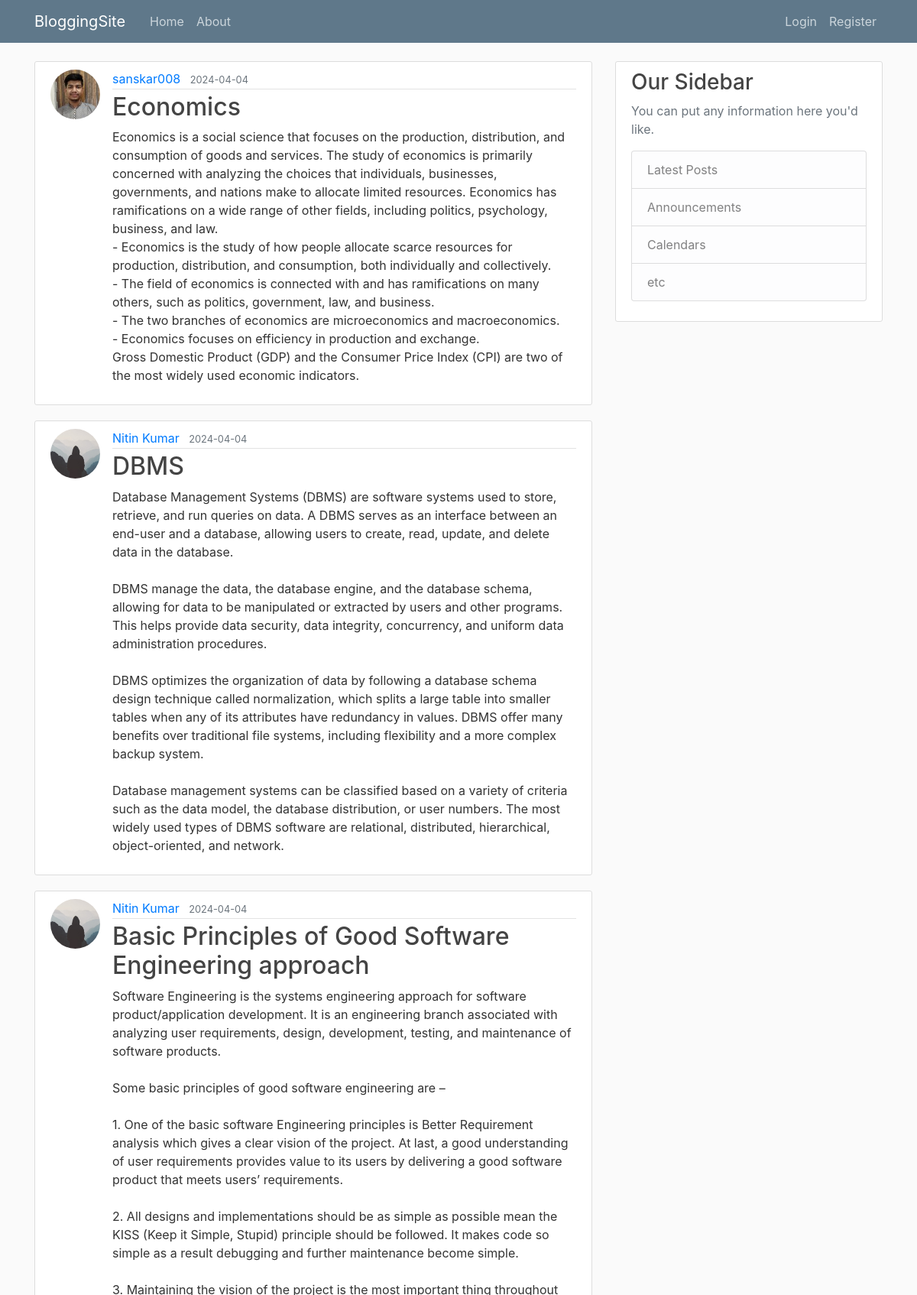
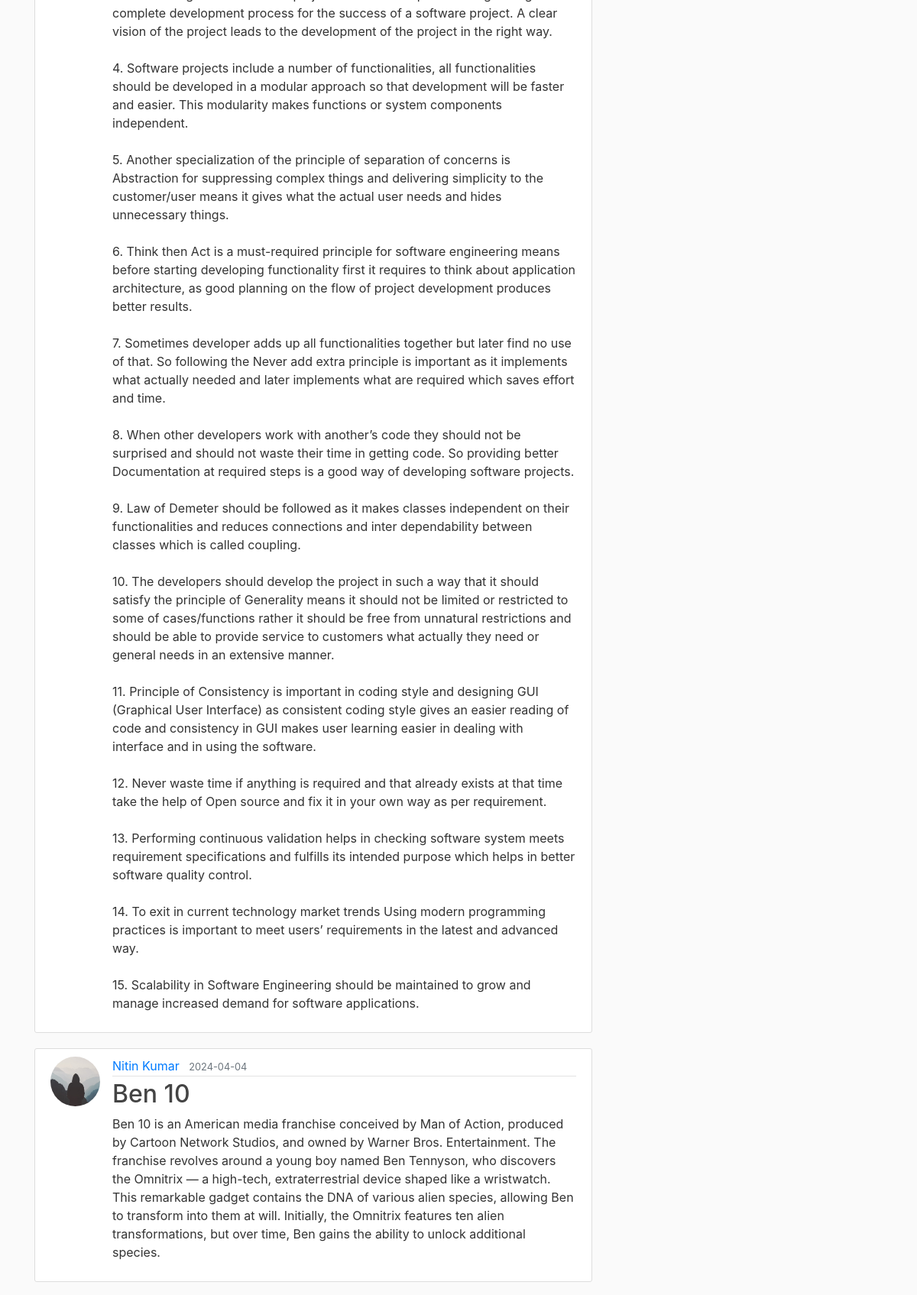
The page /home (upper part) on the database its author committed (2 pictures, top to bottom).
### flaskblog/models.py (models this page shows, shortened)
class Post(db.Model):
    id = db.Column(db.Integer, primary_key=True)
    title = db.Column(db.String(100), nullable=False)
    date_posted = db.Column(db.DateTime, nullable=False, default=datetime.utcnow)
    content = db.Column(db.Text, nullable=False)
    user_id = db.Column(db.Integer, db.ForeignKey('user.id'), nullable=False)

class User(db.Model, UserMixin):
    id = db.Column(db.Integer, primary_key=True)
    username = db.Column(db.String(20), unique=True, nullable=False)
    email = db.Column(db.String(120), unique=True, nullable=False)
    image_file = db.Column(db.String(20), nullable=False, default='default.jpg')
    password = db.Column(db.String(60), nullable=False)
    posts = db.relationship('Post', backref='author', lazy=True)
    '''def get_reset_token(self, expires_sec=1800):
        s = Serializer(app.config['SECRET_KEY'], expires_sec)
        return s.dumps({'user_id': self.id}).decode('utf-8')'''
    '''@staticmethod
    def verify_reset_token(token):
        s = Serializer(app.config['SECRET_KEY'])
        try:
            user_id = s.loads(token)['user_id']
        except:
            return None
        return User.query.get(user_id)'''

### flaskblog/routes.py (the view)
@app.route("/")
@app.route("/home")
def home():
    page = request.args.get('page', 1, type=int)
    posts = Post.query.order_by(Post.date_posted.desc()).paginate(page=page, per_page=5)      #no of posts per page
    return render_template('home.html', posts=posts)

### flaskblog/templates/home.html (shortened to what this page needs)
{% extends "layout.html" %}
{% block content %}
    {% for post in posts.items %}
        <article class="media content-section">
            <img class="rounded-circle article-img" src="{{ url_for('static', filename='profile_pics/' + post.author.image_file) }}">
          <div class="media-body">
            <div class="article-metadata">
              <a class="mr-2" href="{{ url_for('user_posts', username=post.author.username) }}">{{ post.author.username }}</a>
              <small class="text-muted">{{ post.date_posted.strftime('%Y-%m-%d') }}</small>
            </div>
            <h2><a class="article-title" href="{{ url_for('post', post_id=post.id) }}">{{ post.title }}</a></h2>
            <p class="article-content">{{ post.content }}</p>
          </div>
        </article>
    {% endfor%}
{% endblock content %}

### flaskblog/static/main.css (style rules this page uses)
body { background: #fafafa; color: #333333; margin-top: 5rem; }
h1, h2, h3, h4, h5, h6 { color: #444444; }
.content-section { background: #ffffff; padding: 10px 20px; border: 1px solid #dddddd; border-radius: 3px; margin-bottom: 20px; }
.article-title { color: #444444; }
.article-content { white-space: pre-line; }
.article-img { height: 65px; width: 65px; margin-right: 16px; }
.article-metadata { padding-bottom: 1px; margin-bottom: 4px; border-bottom: 1px solid #e3e3e3 }

### rows shown on the page
Post: image_file (picture), author.username "sanskar008", date_posted "2024-04-04", title "Economics", content "Economics is a social science that focuses on the production, distribution, and consumption of goods and services. The study of economics is primarily concerned with analyzing the choices that individuals, businesses, governments, and nations make to allocate limited resources. Economics has ramifications on a wide range of other fields, including politics, psychology, business, and law. - Economics is the study of how people allocate scarce resources for production, distribution, and consumption, both individually and collectively. - The field of economics is connected with and has ramifications on many others, such as politics, government, law, and business. - The two branches of…"
Post: image_file (placeholder picture), author.username "Nitin Kumar", date_posted "2024-04-04", title "DBMS", content "Database Management Systems (DBMS) are software systems used to store, retrieve, and run queries on data. A DBMS serves as an interface between an end-user and a database, allowing users to create, read, update, and delete data in the database. DBMS manage the data, the database engine, and the database schema, allowing for data to be manipulated or extracted by users and other programs. This helps provide data security, data integrity, concurrency, and uniform data administration procedures. DBMS optimizes the organization of data by following a database schema design technique called normalization, which splits a large table into smaller tables when any of its attributes have redundancy…"
Post: image_file (placeholder picture), author.username "Nitin Kumar", date_posted "2024-04-04", title "Basic Principles of Good Software Engineering approach", content "Software Engineering is the systems engineering approach for software product/application development. It is an engineering branch associated with analyzing user requirements, design, development, testing, and maintenance of software products. Some basic principles of good software engineering are – 1. One of the basic software Engineering principles is Better Requirement analysis which gives a clear vision of the project. At last, a good understanding of user requirements provides value to its users by delivering a good software product that meets users’ requirements. 2. All designs and implementations should be as simple as possible mean the KISS (Keep it Simple, Stupid) principle should…"
Post: image_file (placeholder picture), author.username "Nitin Kumar", date_posted "2024-04-04", title "Ben 10", content "Ben 10 is an American media franchise conceived by Man of Action, produced by Cartoon Network Studios, and owned by Warner Bros. Entertainment. The franchise revolves around a young boy named Ben Tennyson, who discovers the Omnitrix — a high-tech, extraterrestrial device shaped like a wristwatch. This remarkable gadget contains the DNA of various alien species, allowing Ben to transform into them at will. Initially, the Omnitrix features ten alien transformations, but over time, Ben gains the ability to unlock additional species."
